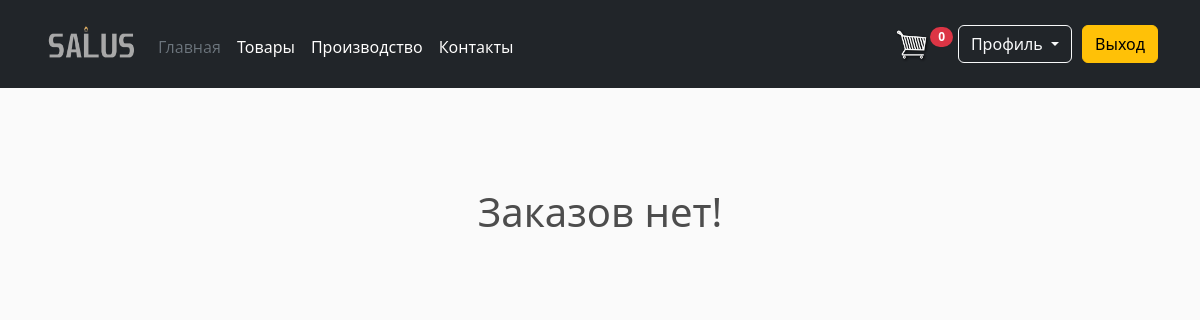
Page /order/orders/ (signed in) on the earlier database version.
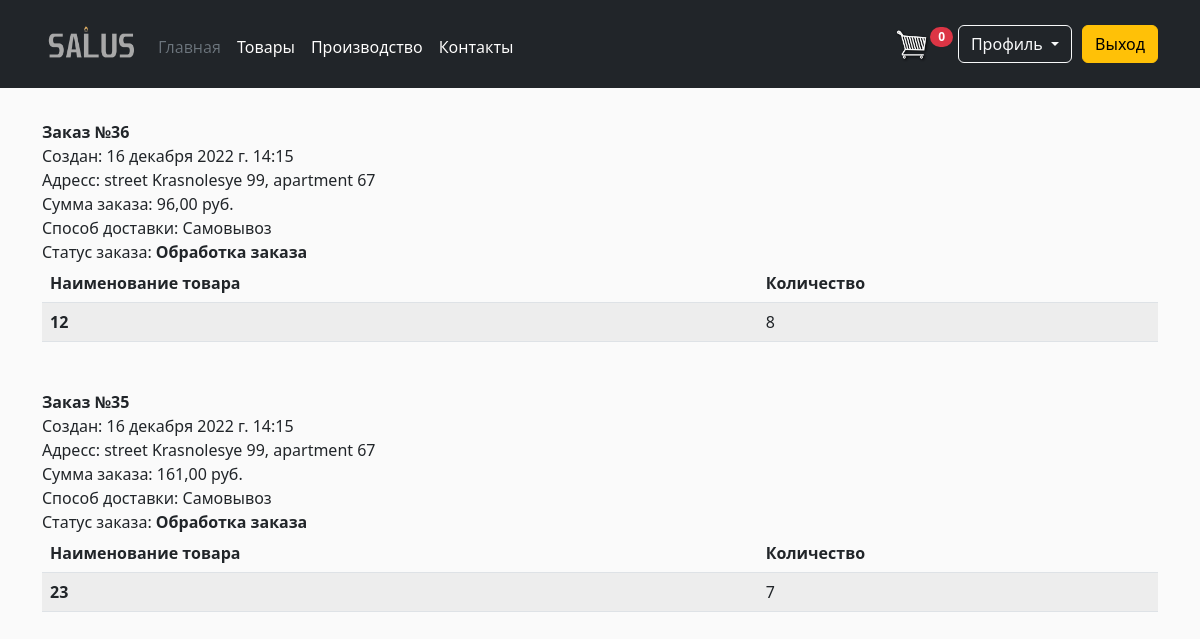
Same page on the later database version.
### orders/models.py (models this page shows, shortened)
class Order(models.Model):
    ORD_STATUS = [
        ('Обработка заказа', 'В обработке'),
        ('Сборка заказа', 'Сборка'),
        ('Заказ готов', 'Заказ готов'),
        ('Заказ завершен', 'Заказ завершен'),
        ('Заказ отменен', 'Заказ отменен'),
        ('Заказ возвращен', 'Заказ возвращен')
    ]
    DELIVERY = [
        ('Самовывоз', 'Самовывоз' ),
        ('Доставка', 'Доставка')
    ]
    products = models.ManyToManyField(Product)
    first_name = models.CharField(max_length=50, verbose_name='Имя')
    last_name = models.CharField(max_length=50, verbose_name='Фамилия')
    price = models.DecimalField(validators=[MinValueValidator(Decimal('0.01'))], max_digits=10, decimal_places=2, verbose_name='Цена', null=True)
    email = models.EmailField()
    quantity = models.CharField(max_length= 100, verbose_name='Количество', null=True)
    user = models.ForeignKey(settings.AUTH_USER_MODEL, on_delete = models.DO_NOTHING, null=True)
    address = models.CharField(max_length=250, verbose_name='Адрес')
    created = models.DateTimeField(auto_now_add=True)
    updated = models.DateTimeField(auto_now=True)
    delivery = models.CharField(("delivery"), choices=DELIVERY, default='Доставка', max_length=17)
    status = models.CharField(("status"), choices=ORD_STATUS, default='Обработка заказа', max_length=17)
    phone = PhoneNumberField(verbose_name='Контактный телефон', null=True)
    class Meta:
        ordering = ('-created',)
        verbose_name = 'Заказ'
        verbose_name_plural = 'Заказы'

### shop/models.py (models this page shows, shortened)
class Product(models.Model):
    category = models.ForeignKey(Category, related_name='products', on_delete=CASCADE, verbose_name='Категория')
    name = models.CharField(max_length=50, db_index=True, verbose_name='Название товара')
    description = models.TextField(max_length=1000, blank=True, verbose_name='Описание и спецификация')
    price = models.DecimalField(validators=[MinValueValidator(Decimal('0.01'))], max_digits=10, decimal_places=2, verbose_name='Цена')
    opt_price = models.DecimalField(validators=[MinValueValidator(Decimal('0.01'))], max_digits=10, decimal_places=2, verbose_name='Оптовая цена',  blank=True, null=True)
    opt_price_if = models.PositiveIntegerField(default=10000, verbose_name='Количество, необходимое для оптовой цены', blank=True, null=True)
    image = models.ImageField(upload_to='product/%Y/%m/%d', blank=True, null=True, verbose_name='Изображение')
    created = models.DateTimeField(auto_now_add=True)
    uploaded = models.DateTimeField(auto_now=True)
    class Meta:
        ordering = ('name',)
        verbose_name = 'Товар'
        verbose_name_plural = 'Товары'
    def __str__(self):
        return self.name

### orders/views.py (the view)
# urls.py: path('orders/', views.my_orders, name='orders_user'),
def my_orders(request):
    if request.user.role == 2:
        myorders = Order.objects.filter(user=request.user)
    else:
        myorders = Order.objects.all()
    orders = []
    for order in myorders:
        quantity = order.quantity
        str_quantites = quantity.split(' ')
        products = []
        for i in range(order.products.count()):
            for j in range(len(str_quantites)):
                temp = str_quantites[j].split(':')
                if int(temp[0]) == order.products.all()[i].pk:
                    products.append([order.products.all()[i], temp[1]])
        orders.append([[order.pk, order.user, order.address, order.price, order.status, order.delivery, order.phone, order.email, order.created, order.updated], products])
    return render(request, 'user_orders.html', {'orders': orders,})

### cart/cart.py (called while the page is built)
    def __len__(self):
        return sum(item['quantity'] for item in self.cart.values())

### cart/context_processors.py (called while the page is built)
def cart(request):
    return {'cart': Cart(request)}

### templates/user_orders.html (shortened to what this page needs)
{% extends 'index.html' %}
{% load static %}
{% block container %}
{% if orders %}
{% for order in  orders %}
    <div class="container pt-3 box order_obr"  style="">
                 <div class="cart-row pt-3">
                     <div><strong>Заказ №{{ order.0.0 }}</strong><br> Создан: {{ order.0.8 }}
                         <br> Адресс: {{order.0.2}}<br> Сумма заказа: {{order.0.3}} руб.
                         <br> Способ доставки: {{ order.0.5 }}<br>
                         Статус заказа: <strong>{{order.0.4}}</strong> {% if user.role == 1 %} <a class="" href="{% url 'orders:status_update' order.0.0 %}">Изменить статус</a>{% endif %}
                     </div>
                     <table class="table table-striped">
                         <thead>
                            <tr>
                              <th scope="col">Наименование товара</th>
                              <th scope="col">Количество</th>
                            </tr>
                          </thead>
                          <tbody>
                          {% for product in order.1 %}
                            <tr>
                              <th scope="row">{{ product.0 }}</th>
                              <td>{{ product.1 }}</td>
                            </tr>
                         {% endfor %}
                    </table>
          </div>
    </div>
{% endfor %}
{% else %}
<div class="container"><center><h1 style="margin-top: 100px;">Заказов нет!</h1></center></div>
{% endif %}
<br><br><br><br>
{% endblock %}

Differences in the rows shown:
added Order: created "16 декабря 2022 г. 14:15", address "street Krasnolesye 99, apartment 67", price "96,00", delivery "Самовывоз", status "Обработка заказа"
added Product: name "12", product "8", shown under "36"
added Order: created "16 декабря 2022 г. 14:15", address "street Krasnolesye 99, apartment 67", price "161,00", delivery "Самовывоз", status "Обработка заказа"
added Product: name "23", product "7", shown under "35"
Other differences:
new list line: "Заказ № 36 Создан: Адресс: Сумма заказа: руб. Способ доставки: Статус заказа: Наименование товара Количество"
new list line: "Заказ № 35 Создан: Адресс: Сумма заказа: руб. Способ доставки: Статус заказа: Наименование товара Количество"
text no longer shown: "Заказов нет!"
